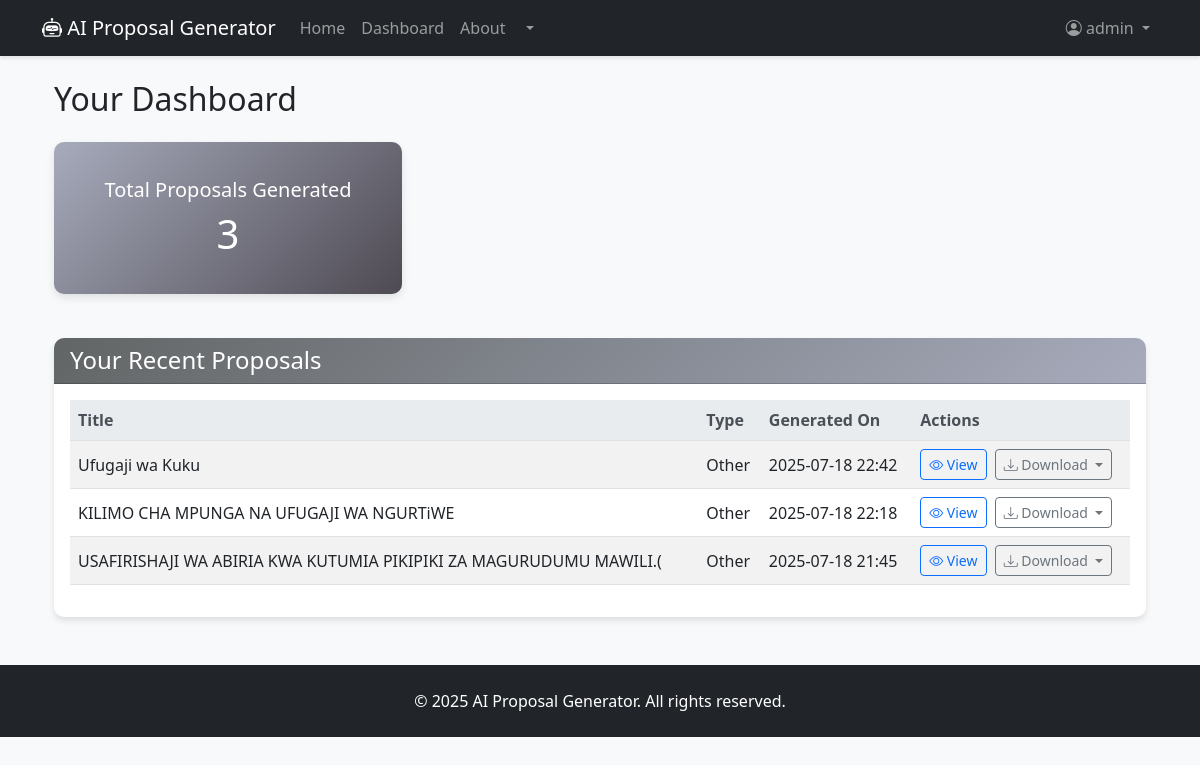
/dashboard (signed in), run on an earlier commit of the app's database.
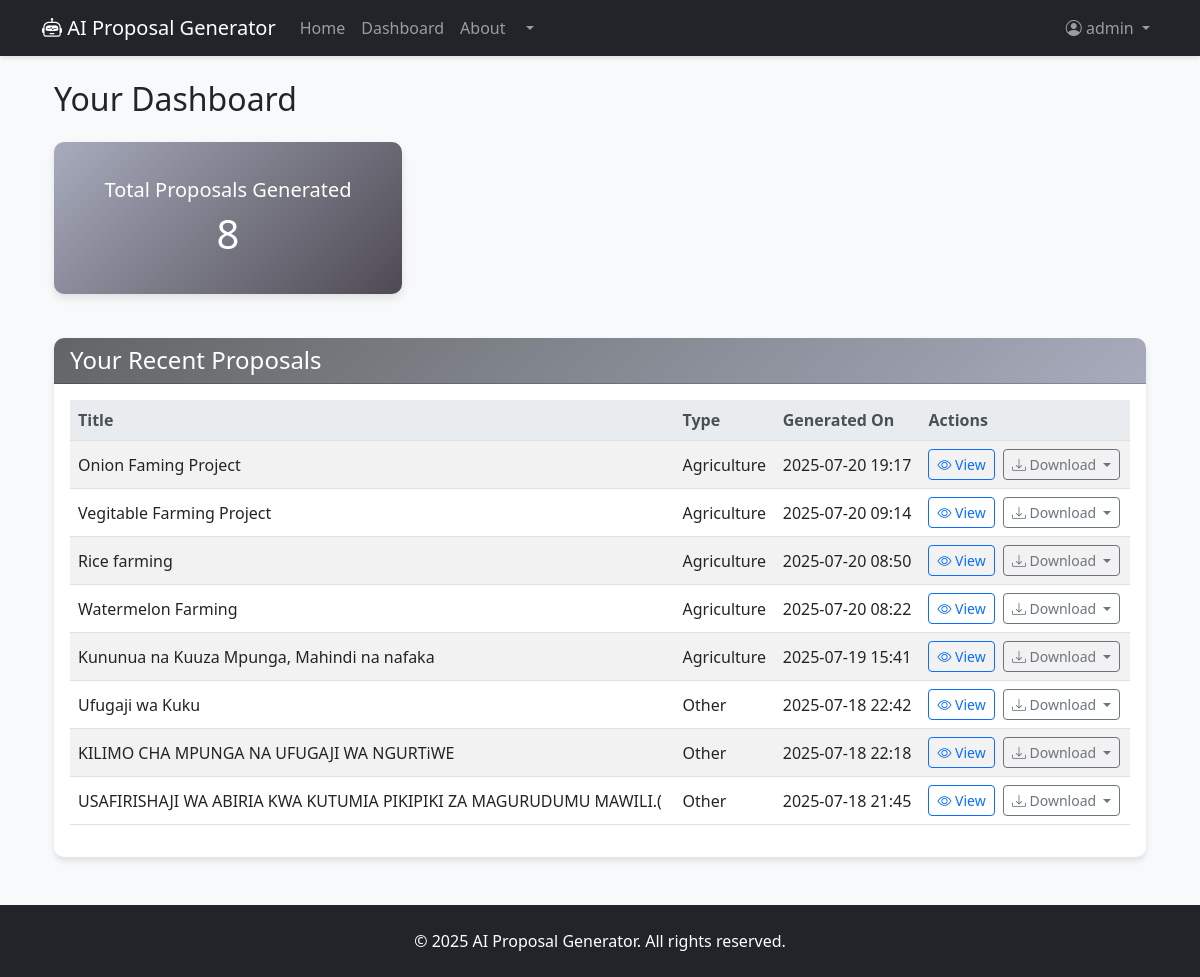
And on a later commit of the database.
### app/models.py (models this page shows, shortened)
class User(db.Model, UserMixin):
    id = db.Column(db.Integer, primary_key=True)
    username = db.Column(db.String(20), unique=True, nullable=False)
    email = db.Column(db.String(120), unique=True, nullable=False)
    password_hash = db.Column(db.String(128))
    proposals = db.relationship('Proposal', backref='author', lazy=True)

class Proposal(db.Model):
    id = db.Column(db.Integer, primary_key=True)
    title = db.Column(db.String(100), nullable=False)
    content = db.Column(db.Text, nullable=False)
    project_type = db.Column(db.String(50))
    generated_at = db.Column(db.DateTime, nullable=False, default=datetime.utcnow)
    user_id = db.Column(db.Integer, db.ForeignKey('user.id'), nullable=False)

### app/main/routes.py (the view)
@main_bp.route('/dashboard')
@login_required
def dashboard():
    proposals = db.session.query(Proposal)\
                  .filter_by(user_id=current_user.id)\
                  .order_by(Proposal.generated_at.desc())\
                  .all()
    return render_template('main/dashboard.html', proposals=proposals)

### app/models.py (called while the page is built)
@login_manager.user_loader
def load_user(user_id):
    return User.query.get(int(user_id))

### app/templates/main/dashboard.html (shortened to what this page needs)
{% extends "main/base.html" %}
{% block content %}
<div class="container mt-4">
    <h2 class="mb-4">Your Dashboard</h2>
    <div class="row mb-4">
        <div class="col-md-4">
            <div class="card bg-primary text-white dashboard-card">
                <div class="card-body">
                    <h5 class="card-title">Total Proposals Generated</h5>
                    <h3 class="card-text">{{ proposals|length }}</h3>
                </div>
            </div>
        </div>
    </div>
    <div class="card">
        <div class="card-header">
            <h4 class="text-white mb-0">Your Recent Proposals</h4>
        </div>
        <div class="card-body">
            {% if proposals %}
            <div class="table-responsive">
                <table class="table table-hover table-striped">
                    <thead>
                        <tr>
                            <th>Title</th>
                            <th>Type</th>
                            <th>Generated On</th>
                            <th>Actions</th>
                        </tr>
                    </thead>
                    <tbody>
                        {% for proposal in proposals %}
                        <tr>
                            <td>{{ proposal.title }}</td>
                            <td>{{ proposal.project_type if proposal.project_type else 'N/A' }}</td>
                            <td>{{ moment(proposal.generated_at).format('YYYY-MM-DD HH:mm') }}</td>
                            <td>
                                <a href="{{ url_for('main.view_proposal', proposal_id=proposal.id) }}"
                                   class="btn btn-sm btn-outline-primary me-1" title="View Proposal">
                                    <i class="bi bi-eye"></i> View
                                </a>
                                <div class="dropdown d-inline-block">
                                    <button class="btn btn-sm btn-outline-secondary dropdown-toggle" type="button" id="downloadDropdown{{ proposal.id }}" data-bs-toggle="dropdown" aria-expanded="false">
                                        <i class="bi bi-download"></i> Download
                                    </button>
                                </div>
                            </td>
                        </tr>
                        {% endfor %}
                    </tbody>
                </table>
            </div>
            {% else %}
            <p class="text-center">You haven't generated any proposals yet. <a href="{{ url_for('main.index') }}">Start generating one now!</a></p>
            {% endif %}
        </div>
    </div>
</div>
{% endblock %}

### app/templates/main/base.html (shortened to what this page needs)
<!DOCTYPE html>
<html lang="en">
<head>
    <link href="https://cdn.jsdelivr.net/npm/bootstrap@5.3.0/dist/css/bootstrap.min.css" rel="stylesheet">
    <link rel="stylesheet" href="https://cdn.jsdelivr.net/npm/bootstrap-icons@1.10.0/font/bootstrap-icons.css">
    <link rel="stylesheet" href="{{ url_for('static', filename='css/style.css') }}">
</head>
<body>
    <nav class="navbar navbar-expand-lg navbar-dark bg-dark mb-4">
        <div class="container">
            <a class="navbar-brand" href="{{ url_for('main.index') }}">
                <i class="bi bi-robot"></i> AI Proposal Generator
            </a>
            <div class="collapse navbar-collapse" id="navbarNav">
                <ul class="navbar-nav me-auto">
                    <li class="nav-item">
                        <a class="nav-link" href="{{ url_for('main.index') }}">Home</a>
                    </li>
                    <li class="nav-item">
                        <a class="nav-link" href="{{ url_for('main.dashboard') }}">Dashboard</a>
                    </li>
                    <li class="nav-item">
                        <a class="nav-link" href="{{ url_for('main.about') }}">About</a>
                    </li>
                    <li class="nav-item dropdown">
                        <a class="nav-link dropdown-toggle" href="#" data-bs-toggle="dropdown">
                        </a>
                    </li>
                </ul>
                <ul class="navbar-nav">
                    {% if current_user.is_authenticated %}
                    <li class="nav-item dropdown">
                        <a class="nav-link dropdown-toggle" href="#" id="navbarDropdown" role="button" data-bs-toggle="dropdown" aria-expanded="false">
                            <i class="bi bi-person-circle"></i> {{ current_user.username }}
                        </a>
                    </li>
                    {% endif %}
                </ul>
            </div>
        </div>
    </nav>
    <main class="container mb-5">
        {% block content %}{% endblock %}
    </main>
    <footer class="bg-dark text-white py-4 mt-5">
        <div class="container text-center">
            <p class="mb-0">&copy; {{ now.year }} AI Proposal Generator. All rights reserved.</p>
        </div>
    </footer>
</body>
</html>

### app/static/CSS/style.css (style rules this page uses)
body { font-family: 'Segoe UI', Tahoma, Geneva, Verdana, sans-serif; background-color: #f8f9fa; color: #212529; }
.navbar { box-shadow: 0 2px 4px rgba(0,0,0,.1); }
.card { border: none; border-radius: 10px; box-shadow: 0 4px 6px rgba(0,0,0,.1); transition: transform 0.3s ease; }
.card-header { border-radius: 10px 10px 0 0 !important; background: linear-gradient(135deg, #616565 0%, #a7abbc 100%); //background: linear-gradient(135deg, #667eea 0%, #764ba2 100%); color: white; }
.dashboard-card { text-align: center; padding: 20px; border-radius: 10px; margin-bottom: 20px; background: linear-gradient(135deg, #a7abbc 0%, #4e4a53 100%); color: white; box-shadow: 0 4px 8px rgba(0,0,0,.1); }
.dashboard-card h3 { font-size: 2.5rem; margin-bottom: 0; }
.table th, .table td { vertical-align: middle; }
.table thead th { background-color: #e9ecef; color: #495057; }

What changed in the data, as far as the page shows it:
added Proposal: title "Onion Faming Project", project_type "Agriculture", generated_at "2025-07-20 19:17"
added Proposal: title "Vegitable Farming Project", project_type "Agriculture", generated_at "2025-07-20 09:14"
added Proposal: title "Rice farming", project_type "Agriculture", generated_at "2025-07-20 08:50"
added Proposal: title "Watermelon Farming", project_type "Agriculture", generated_at "2025-07-20 08:22"
added Proposal: title "Kununua na Kuuza Mpunga, Mahindi na nafaka", project_type "Agriculture", generated_at "2025-07-19 15:41"
Also different on the page:
{{ proposals|length }}: "3" → "8"
